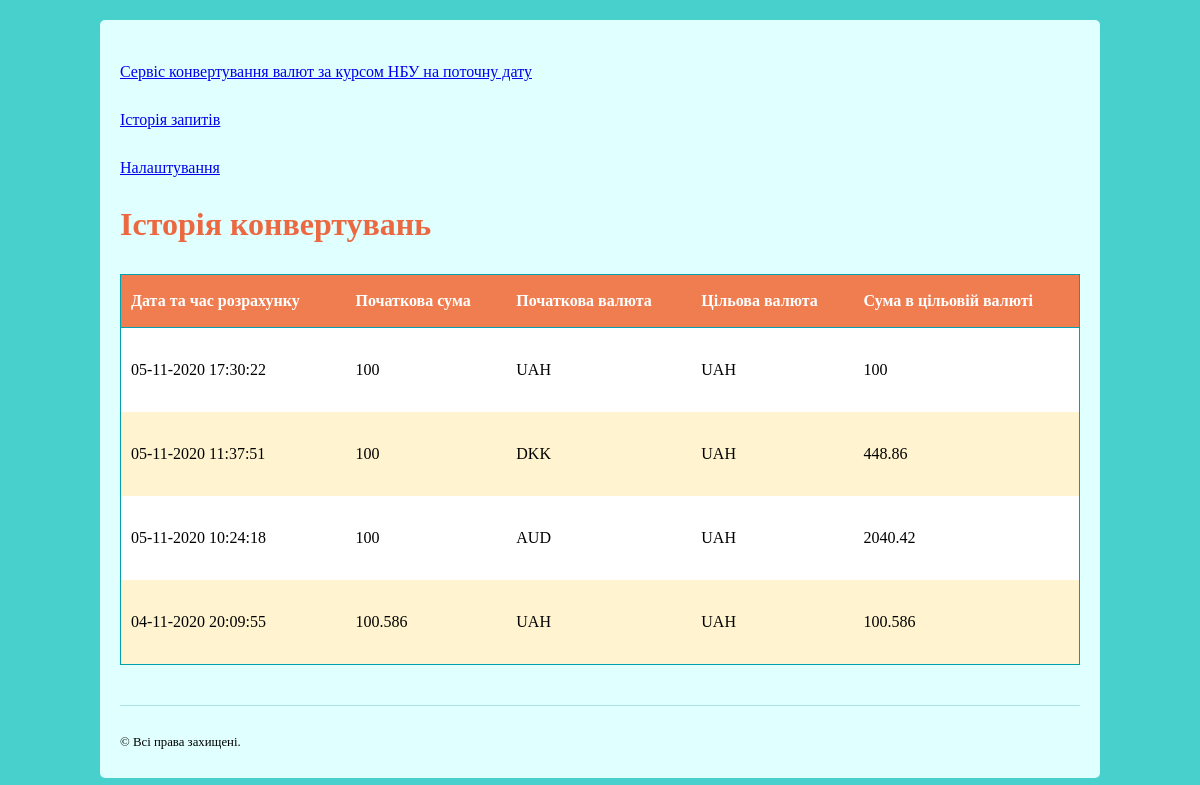
Page /index.php?action=history on the committed database.
### tables this page shows
CREATE TABLE `history` (
  `id` int(11) UNSIGNED NOT NULL,
  `datetime` datetime NOT NULL,
  `amount` float NOT NULL,
  `fromCurrency` varchar(255) NOT NULL,
  `toCurrency` varchar(255) NOT NULL,
  `result` float NOT NULL
);

### classes/History.php (called while the page is built, shortened)
<?php
class History {
    public function __construct($data = []) {
        if (isset($data['amount'])) {
            $this->amount = $data['amount'];
        }
        if (isset($data['fromCurrency'])) {
            $this->fromCurrency = $data['fromCurrency'];
        }
        if (isset($data['toCurrency'])) {
            $this->toCurrency = $data['toCurrency'];
        }
        if (isset($data['result'])) {
            $this->result = $data['result'];
        }
        if (isset($data['datetimeUnix'])) {
            $this->datetimeUnix = $data['datetimeUnix'];
        }
    }
    public static function getList() {
        $limit = "4";
        $connection = new PDO(DB_DSN, DB_USERNAME, DB_PASSWORD);
        $sql = "SELECT *, UNIX_TIMESTAMP(datetime) AS datetimeUnix FROM history ORDER BY datetimeUnix DESC LIMIT ".$limit;
        $st = $connection->prepare($sql);
        $st->execute();
        $list = [];
        while ($row = $st->fetch()) {
            $item = new History($row);
            $list[] = $item;
        }
        return $list;
    }
}

### templates/historyView.php (the view)
<?php include "templates/include/header.php" ?>
      <h1>Історія конвертувань</h1>
      <table>
        <tr>
          <th>Дата та час розрахунку</th>
          <th>Початкова сума</th>
          <th>Початкова валюта</th>
          <th>Цільова валюта</th>
          <th>Сума в цільовій валюті</th>
        </tr>
<?php foreach ( $historyItems as $item ) { ?>
        <tr>
          <td>
              <p><?php echo date('d-m-Y H:i:s',$item->datetimeUnix);?></p>
          </td>
          <td>
            <p><?php echo $item->amount;?></p>
          </td>
          <td>
            <p><?php echo $item->fromCurrency;?></p>
          </td>
          <td>
            <p><?php echo $item->toCurrency;?></p>
          </td>
          <td>
            <p><?php echo $item->result;?></p>
          </td>
        </tr>
<?php } ?>
      </table>
<?php include "templates/include/footer.php" ?>

### index.php (shortened to what this page needs)
<?php
$action = isset($_GET['action']) ? $_GET['action'] : "";
switch ($action) {
    case 'history':
        viewHistory();
        break;
}
function viewHistory() {
    $historyItems = History::getList();
    require( "templates/historyView.php" );
}

### templates/include/header.php (shortened to what this page needs)
<!DOCTYPE html>
<html lang="en">
  <head>
    <link rel="stylesheet" type="text/css" href="style.css" />
  </head>
  <body>
    <div id="container">
      <p><a href=".">Сервіс конвертування валют за курсом НБУ на поточну дату</a></p>
      <p><a href="index.php?action=history">Історія запитів</a></p>
      <p><a href="index.php?action=settings">Налаштування</a></p>

### templates/include/footer.php
      <div id="footer">
        &copy;  Всі права захищені.
      </div>
    </div>
  </body>
</html>

### style.css (style rules this page uses)
body { margin: 0; background-color: #48D1CC; line-height: 2em; }
#container { width: 960px; background: #E0FFFF; margin: 20px auto; padding: 20px; -moz-border-radius: 5px; -webkit-border-radius: 5px; border-radius: 5px; }
#footer { border-top: 1px solid #B0E0E6; margin-top: 40px; padding: 20px 0 0 0; font-size: .8em; }
h1 { color: #eb6841; margin-bottom: 30px; line-height: 1.2em; }
table { width: 100%; border-collapse: collapse; }
tr, th, td { padding: 10px; margin: 0; text-align: left; }
table, th { border: 1px solid #00a0b0; }
th { border-left: none; border-right: none; background: #ef7d50; color: #fff; cursor: default; }
tr:nth-child(odd) { background: #fff4cf; }
tr:nth-child(even) { background: #fff; }

### rows in the picture
history: datetimeUnix "05-11-2020 17:30:22", amount "100", fromCurrency "UAH", toCurrency "UAH", result "100"
history: datetimeUnix "05-11-2020 11:37:51", amount "100", fromCurrency "DKK", toCurrency "UAH", result "448.86"
history: datetimeUnix "05-11-2020 10:24:18", amount "100", fromCurrency "AUD", toCurrency "UAH", result "2040.42"
history: datetimeUnix "04-11-2020 20:09:55", amount "100.586", fromCurrency "UAH", toCurrency "UAH", result "100.586"
